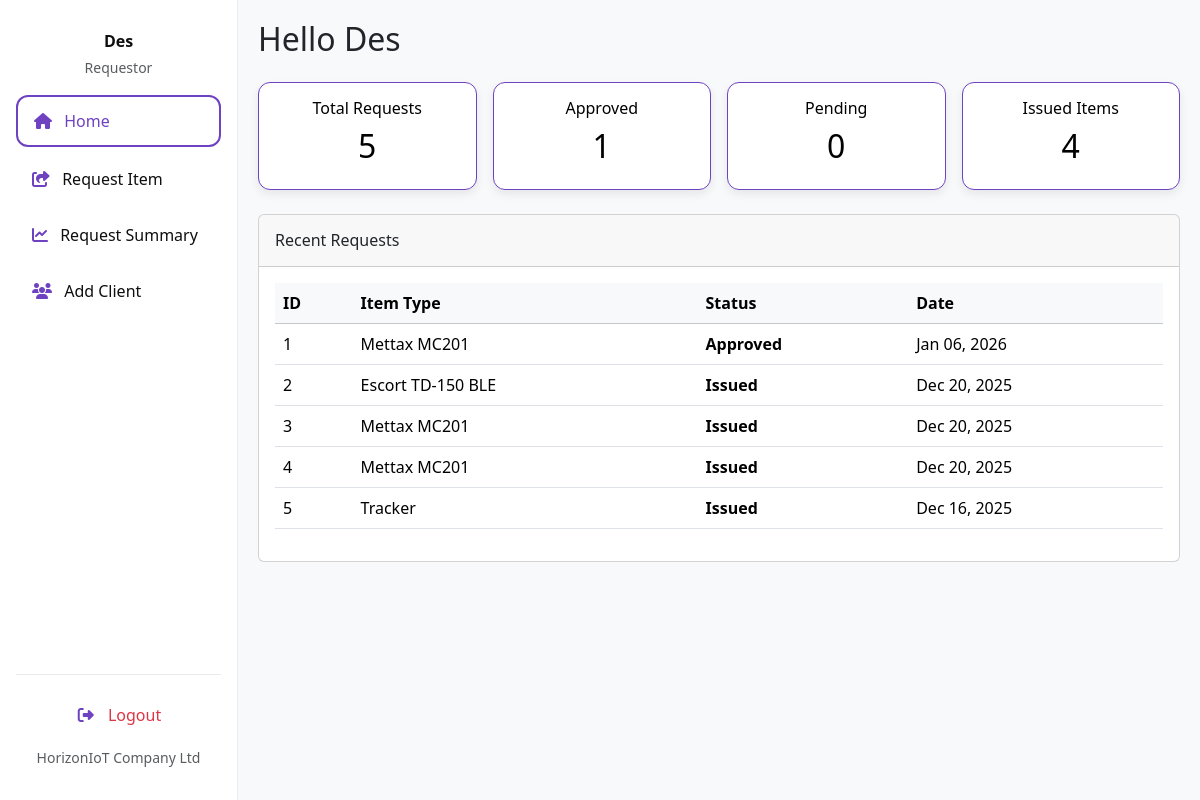
The app's page /requestor_dashboard (signed in) with its own data.
### invent/models.py (models this page shows, shortened)
class DeviceRequest(models.Model):
    device = models.ForeignKey("Device", on_delete=models.CASCADE, related_name="requests")
    requestor = models.ForeignKey(User, on_delete=models.CASCADE, related_name="device_requests")
    client = models.ForeignKey("Client", on_delete=models.CASCADE, related_name="client_requests", null=True, blank=True)
    branch = models.ForeignKey("Branch", on_delete=models.SET_NULL, null=True, blank=True, related_name="requests")
    country = models.ForeignKey("Country", on_delete=models.SET_NULL, null=True, blank=True)
    imei_obj = models.ForeignKey('DeviceIMEI', null=True, blank=True, on_delete=models.SET_NULL, related_name='device_requests')
    quantity = models.PositiveIntegerField(default=1)
    reason = models.TextField(blank=True, null=True)
    application_date = models.DateField(default=timezone.now)
    payment_proof = models.FileField(upload_to="payment_proofs/", null=True, blank=True)
    STATUS_CHOICES = [
        ('Pending', 'Pending'),
        ('Approved', 'Approved'),
        ('Waiting Approval', 'Waiting Admin Approval'),
        ('Issued', 'Issued'),
        ('Rejected', 'Rejected'),
        ('Cancelled', 'Cancelled'),
        ('Partially Returned', 'Partially Returned'),
        ('Fully Returned', 'Fully Returned'),
    ]
    status = models.CharField(max_length=20, choices=STATUS_CHOICES, default='Pending')
    date_requested = models.DateTimeField(auto_now_add=True)
    date_issued = models.DateTimeField(null=True, blank=True)
    returned_quantity = models.PositiveIntegerField(default=0)
    _original_status = None
    def __init__(self, *args, **kwargs):
        super().__init__(*args, **kwargs)
        self._original_status = self.status

class Device(models.Model):
    STATUS_CHOICES = (
        ('available', 'Available'),
        ('issued', 'Issued'),
        ('returned', 'Returned'),
        ('faulty', 'Faulty'),
    )
    name = models.CharField(max_length=255)
    oem = models.ForeignKey(OEM, on_delete=models.SET_NULL, null=True, blank=False, related_name='devices')
    product_id = models.CharField(max_length=30, blank=True)
    category = models.CharField(max_length=100, blank=True, help_text="e.g. Laptop or Router")
    manufacturer = models.CharField(max_length=100, blank=True)
    description = models.TextField(blank=True)
    branch = models.ForeignKey(Branch, on_delete=models.SET_NULL, null=True, blank=True)
    country = models.ForeignKey(Country, on_delete=models.SET_NULL, null=True, blank=True)
    status = models.CharField(max_length=20, choices=STATUS_CHOICES, default='available')
    class Meta:
        permissions = [
            ("can_issue_item", "Can issue device to client"),
            ("can_return_item", "Can record device returns"),
        ]

### invent/views.py (the view)
# urls.py: path('requestor_dashboard', views.requestor_dashboard, name='requestor_dashboard'),
@login_required
def requestor_dashboard(request):
    user_requests = DeviceRequest.objects.filter(
        requestor=request.user).order_by('-id') # Order by -id for most recent first
    labeled_requests = list(user_requests) # Convert to list to iterate twice
    total_requests_count = len(labeled_requests)
    for idx, req in enumerate(labeled_requests):
        req.label_id = total_requests_count - idx
    device_summary = (
        user_requests
        .values('device__name')
        .annotate(
            total_requested=Count('id'),
            total_approved=Count('id', filter=Q(status='Approved')),
            total_pending=Count('id', filter=Q(status='Pending')),
            total_issued=Count('id', filter=Q(status='Issued')),
            total_fully_returned=Count(
                'id', filter=Q(status='Fully Returned')),
            total_partially_returned=Count(
                'id', filter=Q(status='Partially Returned')),
        )
        .order_by('device__name')
    )
    context = {
        'requests': labeled_requests,
        'total_requests': user_requests.count(),
        'approved_count': user_requests.filter(status='Approved').count(),
        'pending_count': user_requests.filter(status='Pending').count(),
        'issued_count': user_requests.filter(status='Issued').count(),
        'fully_returned_count': user_requests.filter(status='Fully Returned').count(),
        'partially_returned_count': user_requests.filter(status='Partially Returned').count(),
        'device_summary': device_summary,
    }
    return render(request, 'invent/requestor_dashboard.html', context)

### invent/context_processors.py (called while the page is built)
def user_branch(request):
    branch = None
    try:
        if request.user.is_authenticated:
            profile = getattr(request.user, 'profile', None)
            branch = getattr(profile, 'branch', None)
    except Exception:
        branch = None
    return {'user_branch': branch}

### invent/templates/invent/requestor_dashboard.html (shortened to what this page needs)
<!DOCTYPE html>
<html lang="en">
<head>
  <link href="https://cdn.jsdelivr.net/npm/bootstrap@5.3.3/dist/css/bootstrap.min.css" rel="stylesheet">
  <link href="https://cdnjs.cloudflare.com/ajax/libs/font-awesome/6.4.0/css/all.min.css" rel="stylesheet">
  <link rel="stylesheet" href="https://cdnjs.cloudflare.com/ajax/libs/animate.css/4.1.1/animate.min.css"/>
</head>
<body>
<div class="d-flex">
  <div class="sidebar p-3 d-flex flex-column justify-content-between">
    <div>
      <div class="sidebar-user-info">
        <h6 class="fw-bold mb-1">{{ user.first_name|default:user.username }}</h6>
        <small class="text-muted">Requestor</small>
      </div>
      <ul class="nav flex-column">
        <li class="nav-item mb-2">
          <a class="nav-link {% if request.resolver_match.url_name == 'requestor_dashboard' %}active{% endif %}" href="{% url 'requestor_dashboard' %}">
            <i class="fas fa-home"></i> Home
          </a>
        </li>
        <li class="nav-item mb-2">
          <a class="nav-link {% if request.resolver_match.url_name == 'request_device' %}active{% endif %}" href="{% url 'request_device' %}">
            <i class="fas fa-share-square"></i> Request Item
          </a>
        </li>
        <li class="nav-item mb-2">
          <a class="nav-link {% if request.resolver_match.url_name == 'request_summary' %}active{% endif %}" href="{% url 'request_summary' %}">
            <i class="fas fa-chart-line"></i> Request Summary
          </a>
        </li>
        <li class="nav-item mb-2">
          <a class="nav-link {% if request.resolver_match.url_name == 'client_list' %}active{% endif %}" href="{% url 'client_list' %}">
            <i class="fas fa-users"></i> Add Client
          </a>
        </li>
      </ul>
    </div>
    <div class="sidebar-bottom">
      <a class="nav-link text-danger logout-link" href="{% url 'logout' %}">
        <i class="fas fa-fw fa-right-from-bracket me-2"></i> Logout
      </a>
      <small class="text-muted d-block mt-2">HorizonIoT Company Ltd</small>
    </div>
  </div>
  <main class="main-content w-100">
    {% block main_content %}
    <div class="header-container d-flex align-items-center mb-4 flex-wrap">
      <h2 class="greeting mb-0 animate__animated animate__fadeInLeft">
        Hello {{ user.first_name|default:user.username }}
      </h2>
    </div>
    <div class="row g-3 summary-cards mb-4">
      <div class="col-12 col-sm-6 col-md-3">
        <div class="summary-card card-total text-center p-3">
          <h6>Total Requests</h6>
          <h2>{{ total_requests }}</h2>
        </div>
      </div>
      <div class="col-12 col-sm-6 col-md-3">
        <div class="summary-card card-approved text-center p-3">
          <h6>Approved</h6>
          <h2>{{ approved_count }}</h2>
        </div>
      </div>
      <div class="col-12 col-sm-6 col-md-3">
        <div class="summary-card card-pending text-center p-3">
          <h6>Pending</h6>
          <h2>{{ pending_count }}</h2>
        </div>
      </div>
      <div class="col-12 col-sm-6 col-md-3">
        <div class="summary-card card-partial text-center p-3">
          <h6>Issued Items</h6>
          <h2>{{ issued_count }}</h2>
        </div>
      </div>
    </div>
    <div class="card data-table">
      <div class="card-header py-3">
        <h6 class="m-0 font-weight-bold">Recent Requests</h6>
      </div>
      <div class="card-body table-responsive">
        <table class="table table-hover">
          <thead class="table-light">
            <tr>
              <th>ID</th>
              <th>Item Type</th>
              <th>Status</th>
              <th>Date</th>
            </tr>
          </thead>
          <tbody>
            {% for req in requests %}
              <tr>
                <td>{{ forloop.counter }}</td>
                <td>{{ req.device.name }}</td>
                <td><span class="fw-semibold">{{ req.status }}</span></td>
                <td>{{ req.date_requested|date:"M d, Y" }}</td>
              </tr>
            {% endfor %}
          </tbody>
        </table>
      </div>
    </div>
    {% endblock %}
  </main>
</div>
</body>
</html>

### invent/templates/invent/requestor_dashboard.html (style rules this page uses)
:root { --sidebar-bg: white; --sidebar-text: #0f0f0f; --sidebar-active: #6f42c1; --sidebar-hover: #6f42c1; }
body { font-family: 'Segoe UI', Tahoma, Geneva, Verdana, sans-serif; margin: 0; padding: 0; overflow-x: hidden; background-color: #f8f9fa; }
.sidebar { position: fixed; top: 0; bottom: 0; left: 0; width: 238px; background-color: var(--sidebar-bg); color: var(--sidebar-text); border-right: 1px solid #e9ecef; z-index: 1030; display: flex; flex-direction: column; transition: transform 0.3s ease; }
.sidebar .nav-link { color: var(--sidebar-text); padding: 0.75rem 1rem; border-radius: 0.5rem; transition: all 0.2s ease; }
.sidebar .nav-link.active { background-color: #fff; color: var(--sidebar-active); border: 2px solid var(--sidebar-active); border-radius: 0.75rem; font-weight: 500; }
.sidebar .nav-link i { margin-right: 0.5rem; color: var(--sidebar-active); }
.sidebar-bottom { padding-top: 1rem; padding-bottom: 1rem; text-align: center; border-top: 1px solid #e9ecef; }
.sidebar-user-info { text-align: center; margin-bottom: 1rem; padding-top: 1rem; }
.main-content { padding: 20px; min-height: 100vh; margin-left: 238px; transition: margin-left 0.3s ease; }
.summary-card { background-color: #ffffff !important; border: 1px solid #6f42c1; border-radius: 12px; color: #000; box-shadow: 0 4px 10px rgba(0,0,0,0.08); transition: transform 0.2s ease, box-shadow 0.2s ease; flex: 1 1 calc(25% - 1rem); display: flex; flex-direction: column; justify-content: center; align-items: center; }

### records on screen
DeviceRequest: device.name "Mettax MC201", status "Approved", date_requested "Jan 06, 2026"
DeviceRequest: device.name "Escort TD-150 BLE", status "Issued", date_requested "Dec 20, 2025"
DeviceRequest: device.name "Mettax MC201", status "Issued", date_requested "Dec 20, 2025"
DeviceRequest: device.name "Mettax MC201", status "Issued", date_requested "Dec 20, 2025"
DeviceRequest: device.name "Tracker", status "Issued", date_requested "Dec 16, 2025"

### other values on screen
{{ user.first_name|default:user.username }} "Des"
{{ total_requests }} "5"
{{ approved_count }} "1"
{{ pending_count }} "0"
{{ issued_count }} "4"
